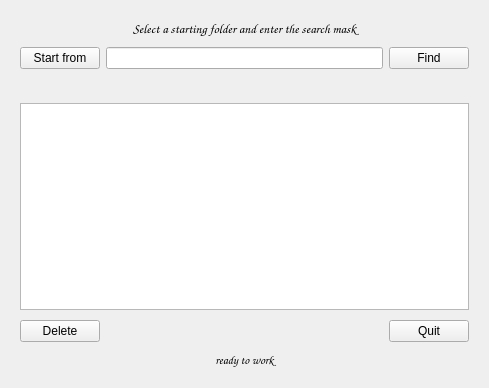
<?xml version="1.0" encoding="UTF-8"?>
<ui version="4.0">
 <class>Cleaner</class>
 <widget class="QWidget" name="Cleaner">
  <property name="geometry">
   <rect>
    <x>0</x>
    <y>0</y>
    <width>489</width>
    <height>388</height>
   </rect>
  </property>
  <property name="windowTitle">
   <string>Cleaner</string>
  </property>
  <layout class="QVBoxLayout" name="verticalLayout" stretch="0,0,0,0,0,0">
   <property name="spacing">
    <number>10</number>
   </property>
   <property name="leftMargin">
    <number>20</number>
   </property>
   <property name="topMargin">
    <number>20</number>
   </property>
   <property name="rightMargin">
    <number>20</number>
   </property>
   <property name="bottomMargin">
    <number>20</number>
   </property>
   <item>
    <layout class="QHBoxLayout" name="horizontalLayout_3">
     <item>
      <widget class="QLabel" name="label">
       <property name="enabled">
        <bool>true</bool>
       </property>
       <property name="font">
        <font>
         <family>Comic Sans MS</family>
         <pointsize>10</pointsize>
         <weight>50</weight>
         <italic>true</italic>
         <bold>false</bold>
         <kerning>true</kerning>
        </font>
       </property>
       <property name="text">
        <string>Select a starting folder and enter the search mask</string>
       </property>
       <property name="alignment">
        <set>Qt::AlignCenter</set>
       </property>
       <property name="wordWrap">
        <bool>false</bool>
       </property>
      </widget>
     </item>
    </layout>
   </item>
   <item>
    <layout class="QHBoxLayout" name="horizontalLayout">
     <property name="rightMargin">
      <number>0</number>
     </property>
     <item>
      <widget class="QPushButton" name="m_btnOpen">
       <property name="text">
        <string>Start from</string>
       </property>
      </widget>
     </item>
     <item>
      <widget class="QLineEdit" name="m_lineEditMask"/>
     </item>
     <item>
      <widget class="QPushButton" name="m_btnFind">
       <property name="text">
        <string>Find</string>
       </property>
      </widget>
     </item>
    </layout>
   </item>
   <item>
    <widget class="QLabel" name="m_lblCurDir">
     <property name="font">
      <font>
       <family>Consolas</family>
       <pointsize>9</pointsize>
      </font>
     </property>
     <property name="cursor">
      <cursorShape>PointingHandCursor</cursorShape>
     </property>
     <property name="toolTip">
      <string/>
     </property>
     <property name="frameShape">
      <enum>QFrame::NoFrame</enum>
     </property>
     <property name="frameShadow">
      <enum>QFrame::Plain</enum>
     </property>
     <property name="text">
      <string/>
     </property>
     <property name="alignment">
      <set>Qt::AlignCenter</set>
     </property>
     <property name="margin">
      <number>5</number>
     </property>
     <property name="indent">
      <number>-1</number>
     </property>
    </widget>
   </item>
   <item>
    <widget class="QPlainTextEdit" name="m_plTxtEditPath">
     <property name="readOnly">
      <bool>true</bool>
     </property>
    </widget>
   </item>
   <item>
    <layout class="QHBoxLayout" name="horizontalLayout_2">
     <item>
      <widget class="QPushButton" name="m_btnDel">
       <property name="contextMenuPolicy">
        <enum>Qt::NoContextMenu</enum>
       </property>
       <property name="text">
        <string>Delete</string>
       </property>
       <property name="checkable">
        <bool>false</bool>
       </property>
       <property name="default">
        <bool>false</bool>
       </property>
       <property name="flat">
        <bool>false</bool>
       </property>
      </widget>
     </item>
     <item>
      <spacer name="horizontalSpacer_2">
       <property name="orientation">
        <enum>Qt::Horizontal</enum>
       </property>
       <property name="sizeHint" stdset="0">
        <size>
         <width>40</width>
         <height>20</height>
        </size>
       </property>
      </spacer>
     </item>
     <item>
      <widget class="QPushButton" name="m_btnQuit">
       <property name="text">
        <string>Quit</string>
       </property>
      </widget>
     </item>
    </layout>
   </item>
   <item>
    <widget class="QLabel" name="m_lblResult">
     <property name="font">
      <font>
       <family>Comic Sans MS</family>
       <pointsize>9</pointsize>
       <italic>true</italic>
      </font>
     </property>
     <property name="text">
      <string>ready to work</string>
     </property>
     <property name="alignment">
      <set>Qt::AlignCenter</set>
     </property>
    </widget>
   </item>
  </layout>
 </widget>
 <layoutdefault spacing="6" margin="11"/>
 <resources/>
 <connections>
  <connection>
   <sender>m_btnQuit</sender>
   <signal>clicked()</signal>
   <receiver>Cleaner</receiver>
   <slot>close()</slot>
   <hints>
    <hint type="sourcelabel">
     <x>419</x>
     <y>361</y>
    </hint>
    <hint type="destinationlabel">
     <x>305</x>
     <y>371</y>
    </hint>
   </hints>
  </connection>
 </connections>
</ui>
